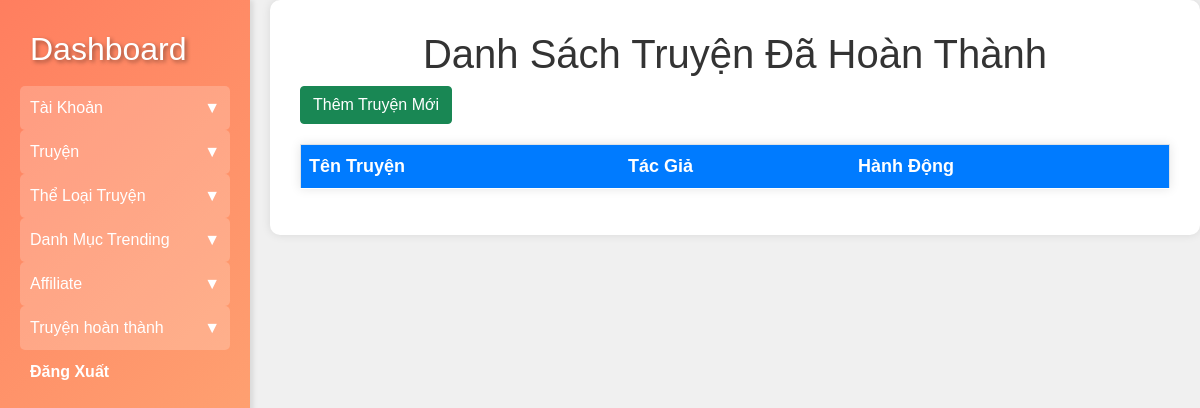
Before: /admin/completed/index.php with the older database file.
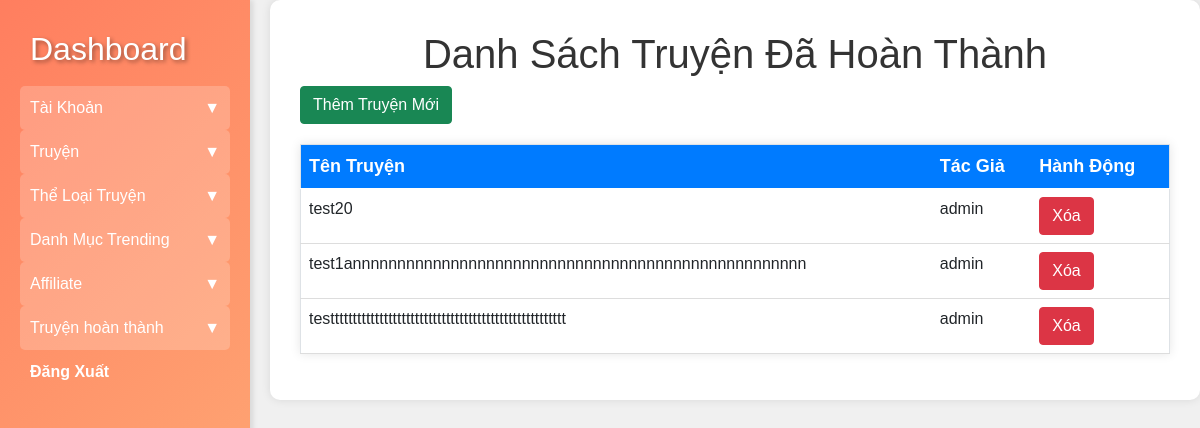
After: the same page with the newer database file.
### tables this page shows
CREATE TABLE `manga_completed` (
  `complete_id` int(11) NOT NULL,
  `manga_id` int(11) NOT NULL,
  `update_at` datetime NOT NULL DEFAULT current_timestamp()
);

CREATE TABLE `manga` (
  `manga_id` int(11) NOT NULL,
  `manga_name` varchar(200) NOT NULL,
  `view_number` int(11) NOT NULL DEFAULT 0,
  `description` text NOT NULL,
  `manga_content` text NOT NULL,
  `type_id` int(11) NOT NULL,
  `marked` tinyint(1) NOT NULL DEFAULT 0,
  `update_at` datetime NOT NULL DEFAULT current_timestamp(),
  `imgurl` varchar(100) NOT NULL,
  `author` varchar(100) NOT NULL DEFAULT 'admin',
  `nomination_number` int(11) NOT NULL DEFAULT 0,
  `trending_id` int(11) UNSIGNED DEFAULT NULL
);

### admin/completed/index.php (the view, shortened to what this page needs)
<?php
include '../config/db_connection.php';
$query = "SELECT manga_completed.*, manga.manga_name, manga.author
          FROM manga_completed
          INNER JOIN manga ON manga_completed.manga_id = manga.manga_id";
$result = $conn->query($query);
?>
<!DOCTYPE html>
<html lang="en">
<head>
    <link rel="stylesheet" href="../../assets/css/styles.css">
    <link href="https://cdn.jsdelivr.net/npm/bootstrap@5.0.2/dist/css/bootstrap.min.css" rel="stylesheet">
</head>
<body>
    <div class="sidebar">
        <a href="../index.php">
            <h2>Dashboard</h2>
        </a>
        <div class="toggle-btn" onclick="toggleMenu('accounts-menu')">
            <span>Tài Khoản</span>
            <span>&#9660;</span>
        </div>
        <div class="toggle-btn" onclick="toggleMenu('manga-menu')">
            <span>Truyện</span>
            <span>&#9660;</span>
        </div>
        <div class="toggle-btn" onclick="toggleMenu('manga-type-menu')">
            <span>Thể Loại Truyện</span>
            <span>&#9660;</span>
        </div>
        <div class="toggle-btn" onclick="toggleMenu('trending-menu')">
            <span>Danh Mục Trending</span>
            <span>&#9660;</span>
        </div>
        <div class="toggle-btn" onclick="toggleMenu('aff-menu')">
            <span>Affiliate</span>
            <span>&#9660;</span>
        </div>
        <div class="toggle-btn" onclick="toggleMenu('completed-menu')">
            <span>Truyện hoàn thành</span>
            <span>&#9660;</span>
        </div>
        <a href="../logout.php">Đăng Xuất</a>
    </div>
    <div class="content">
        <h1>Danh Sách Truyện Đã Hoàn Thành</h1>
        <a class="btn btn-success" href="create.php">Thêm Truyện Mới</a>
        <table class="table" border="1">
            <thead>
                <tr>
                    <th>Tên Truyện</th>
                    <th>Tác Giả</th>
                    <th>Hành Động</th>
                </tr>
            </thead>
            <tbody>
                <?php while ($row = $result->fetch_assoc()): ?>
                    <tr>
                        <td><?= $row['manga_name'] ?></td>
                        <td><?= $row['author'] ?></td>
                        <td>
                            <a href="delete.php?id=<?= $row['complete_id'] ?>" onclick="return confirm('Are you sure?')" class="btn btn-danger">Xóa</a>
                        </td>
                    </tr>
                <?php endwhile; ?>
            </tbody>
        </table>
    </div>
</body>
</html>

### assets/css/styles.css (style rules this page uses)
body { font-family: 'Arial', sans-serif; background-color: #f4f4f4; margin: 0; padding: 0; }
h1 { color: #333; text-align: center; margin-top: 20px; font-size: 24px; }
a { text-decoration: none; color: #007BFF; }
table { width: 80%; margin: 20px auto; border-collapse: collapse; box-shadow: 0 0 10px rgba(0, 0, 0, 0.1); background-color: white; }
table thead { background-color: #007BFF; color: white; }
table th, table td { padding: 10px; text-align: left; border-bottom: 1px solid #ddd; }
table th { font-size: 18px; }

### admin/completed/index.php (style rules this page uses)
body { display: flex; font-family: Arial, sans-serif; background-color: #f0f0f0; }
.sidebar { width: 250px; background: linear-gradient(135deg, #ff7e5f, #feb47b); padding: 20px; color: white; box-shadow: 3px 0 5px rgba(0, 0, 0, 0.1); height: 100vh; position: fixed; }
.sidebar h2 { color: #fff; text-shadow: 2px 2px 4px rgba(0, 0, 0, 0.4); }
.sidebar a { display: block; padding: 10px; text-decoration: none; color: white; font-weight: bold; transition: background 0.3s ease, color 0.3s ease; }
.content { flex-grow: 1; padding: 30px; margin-left: 270px; background-color: #fff; box-shadow: 0 0 10px rgba(0, 0, 0, 0.1); border-radius: 10px; }
.toggle-btn { cursor: pointer; display: flex; justify-content: space-between; padding: 10px; background-color: rgba(255, 255, 255, 0.2); border-radius: 5px; }

Changed rows visible on the page:
added manga_completed: manga.manga_name "test20", manga.author "admin"
added manga_completed: manga.manga_name "test1annnnnnnnnnnnnnnnnnnnnnnnnnnnnnnnnnnnnnnnnnnnnnnnnnn", manga.author "admin"
added manga_completed: manga.manga_name "testtttttttttttttttttttttttttttttttttttttttttttttttttttt", manga.author "admin"
